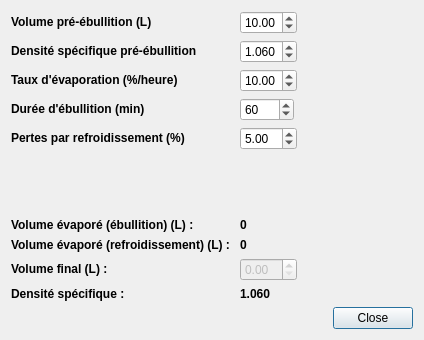
<?xml version="1.0" encoding="UTF-8"?>
<ui version="4.0">
 <class>DialogEvaporation</class>
 <widget class="QDialog" name="DialogEvaporation">
  <property name="geometry">
   <rect>
    <x>0</x>
    <y>0</y>
    <width>424</width>
    <height>340</height>
   </rect>
  </property>
  <property name="windowTitle">
   <string>Evaporation</string>
  </property>
  <layout class="QGridLayout" name="gridLayout">
   <item row="1" column="0">
    <layout class="QFormLayout" name="formLayout">
     <property name="fieldGrowthPolicy">
      <enum>QFormLayout::ExpandingFieldsGrow</enum>
     </property>
     <item row="0" column="0">
      <widget class="QLabel" name="label">
       <property name="text">
        <string>&lt;!DOCTYPE HTML PUBLIC &quot;-//W3C//DTD HTML 4.0//EN&quot; &quot;http://www.w3.org/TR/REC-html40/strict.dtd&quot;&gt;
&lt;html&gt;&lt;head&gt;&lt;meta name=&quot;qrichtext&quot; content=&quot;1&quot; /&gt;&lt;style type=&quot;text/css&quot;&gt;
p, li { white-space: pre-wrap; }
&lt;/style&gt;&lt;/head&gt;&lt;body style=&quot; font-family:'Droid Sans'; font-size:9pt; font-weight:400; font-style:normal;&quot;&gt;
&lt;p style=&quot; margin-top:0px; margin-bottom:0px; margin-left:0px; margin-right:0px; -qt-block-indent:0; text-indent:0px;&quot;&gt;&lt;span style=&quot; font-weight:600;&quot;&gt;Volume pré-ébullition (L)&lt;/span&gt;&lt;/p&gt;&lt;/body&gt;&lt;/html&gt;</string>
       </property>
      </widget>
     </item>
     <item row="0" column="1">
      <widget class="QDoubleSpinBox" name="doubleSpinBoxPreVol">
       <property name="value">
        <double>10.000000000000000</double>
       </property>
      </widget>
     </item>
     <item row="1" column="0">
      <widget class="QLabel" name="label_11">
       <property name="text">
        <string>&lt;!DOCTYPE HTML PUBLIC &quot;-//W3C//DTD HTML 4.0//EN&quot; &quot;http://www.w3.org/TR/REC-html40/strict.dtd&quot;&gt;
&lt;html&gt;&lt;head&gt;&lt;meta name=&quot;qrichtext&quot; content=&quot;1&quot; /&gt;&lt;style type=&quot;text/css&quot;&gt;
p, li { white-space: pre-wrap; }
&lt;/style&gt;&lt;/head&gt;&lt;body style=&quot; font-family:'Droid Sans'; font-size:9pt; font-weight:400; font-style:normal;&quot;&gt;
&lt;p style=&quot; margin-top:0px; margin-bottom:0px; margin-left:0px; margin-right:0px; -qt-block-indent:0; text-indent:0px;&quot;&gt;&lt;span style=&quot; font-weight:600;&quot;&gt;Densité spécifique pré-ébullition&lt;/span&gt;&lt;/p&gt;&lt;/body&gt;&lt;/html&gt;</string>
       </property>
      </widget>
     </item>
     <item row="1" column="1">
      <widget class="QDoubleSpinBox" name="doubleSpinBoxPreSg">
       <property name="decimals">
        <number>3</number>
       </property>
       <property name="minimum">
        <double>1.000000000000000</double>
       </property>
       <property name="maximum">
        <double>1.900000000000000</double>
       </property>
       <property name="singleStep">
        <double>0.001000000000000</double>
       </property>
       <property name="value">
        <double>1.060000000000000</double>
       </property>
      </widget>
     </item>
     <item row="2" column="0">
      <widget class="QLabel" name="label_2">
       <property name="text">
        <string>&lt;!DOCTYPE HTML PUBLIC &quot;-//W3C//DTD HTML 4.0//EN&quot; &quot;http://www.w3.org/TR/REC-html40/strict.dtd&quot;&gt;
&lt;html&gt;&lt;head&gt;&lt;meta name=&quot;qrichtext&quot; content=&quot;1&quot; /&gt;&lt;style type=&quot;text/css&quot;&gt;
p, li { white-space: pre-wrap; }
&lt;/style&gt;&lt;/head&gt;&lt;body style=&quot; font-family:'Droid Sans'; font-size:9pt; font-weight:400; font-style:normal;&quot;&gt;
&lt;p style=&quot; margin-top:0px; margin-bottom:0px; margin-left:0px; margin-right:0px; -qt-block-indent:0; text-indent:0px;&quot;&gt;&lt;span style=&quot; font-weight:600;&quot;&gt;Taux d'évaporation (%/heure)&lt;/span&gt;&lt;/p&gt;&lt;/body&gt;&lt;/html&gt;</string>
       </property>
      </widget>
     </item>
     <item row="2" column="1">
      <widget class="QDoubleSpinBox" name="doubleSpinBoxTauxEvap">
       <property name="value">
        <double>10.000000000000000</double>
       </property>
      </widget>
     </item>
     <item row="3" column="0">
      <widget class="QLabel" name="label_3">
       <property name="text">
        <string>&lt;!DOCTYPE HTML PUBLIC &quot;-//W3C//DTD HTML 4.0//EN&quot; &quot;http://www.w3.org/TR/REC-html40/strict.dtd&quot;&gt;
&lt;html&gt;&lt;head&gt;&lt;meta name=&quot;qrichtext&quot; content=&quot;1&quot; /&gt;&lt;style type=&quot;text/css&quot;&gt;
p, li { white-space: pre-wrap; }
&lt;/style&gt;&lt;/head&gt;&lt;body style=&quot; font-family:'Droid Sans'; font-size:9pt; font-weight:400; font-style:normal;&quot;&gt;
&lt;p style=&quot; margin-top:0px; margin-bottom:0px; margin-left:0px; margin-right:0px; -qt-block-indent:0; text-indent:0px;&quot;&gt;&lt;span style=&quot; font-weight:600;&quot;&gt;Durée d'ébullition (min)&lt;/span&gt;&lt;/p&gt;&lt;/body&gt;&lt;/html&gt;</string>
       </property>
      </widget>
     </item>
     <item row="3" column="1">
      <widget class="QSpinBox" name="spinBoxEbu">
       <property name="maximum">
        <number>1000</number>
       </property>
       <property name="value">
        <number>60</number>
       </property>
      </widget>
     </item>
     <item row="4" column="0">
      <widget class="QLabel" name="label_4">
       <property name="text">
        <string>&lt;!DOCTYPE HTML PUBLIC &quot;-//W3C//DTD HTML 4.0//EN&quot; &quot;http://www.w3.org/TR/REC-html40/strict.dtd&quot;&gt;
&lt;html&gt;&lt;head&gt;&lt;meta name=&quot;qrichtext&quot; content=&quot;1&quot; /&gt;&lt;style type=&quot;text/css&quot;&gt;
p, li { white-space: pre-wrap; }
&lt;/style&gt;&lt;/head&gt;&lt;body style=&quot; font-family:'Droid Sans'; font-size:9pt; font-weight:400; font-style:normal;&quot;&gt;
&lt;p style=&quot; margin-top:0px; margin-bottom:0px; margin-left:0px; margin-right:0px; -qt-block-indent:0; text-indent:0px;&quot;&gt;&lt;span style=&quot; font-weight:600;&quot;&gt;Pertes par refroidissement (%)&lt;/span&gt;&lt;/p&gt;&lt;/body&gt;&lt;/html&gt;</string>
       </property>
      </widget>
     </item>
     <item row="4" column="1">
      <widget class="QDoubleSpinBox" name="doubleSpinBoxTauxRefroi">
       <property name="value">
        <double>5.000000000000000</double>
       </property>
      </widget>
     </item>
     <item row="5" column="0">
      <spacer name="verticalSpacer">
       <property name="orientation">
        <enum>Qt::Vertical</enum>
       </property>
       <property name="sizeHint" stdset="0">
        <size>
         <width>20</width>
         <height>40</height>
        </size>
       </property>
      </spacer>
     </item>
     <item row="6" column="0">
      <widget class="QLabel" name="label_5">
       <property name="text">
        <string>&lt;!DOCTYPE HTML PUBLIC &quot;-//W3C//DTD HTML 4.0//EN&quot; &quot;http://www.w3.org/TR/REC-html40/strict.dtd&quot;&gt;
&lt;html&gt;&lt;head&gt;&lt;meta name=&quot;qrichtext&quot; content=&quot;1&quot; /&gt;&lt;style type=&quot;text/css&quot;&gt;
p, li { white-space: pre-wrap; }
&lt;/style&gt;&lt;/head&gt;&lt;body style=&quot; font-family:'Droid Sans'; font-size:9pt; font-weight:400; font-style:normal;&quot;&gt;
&lt;p style=&quot; margin-top:0px; margin-bottom:0px; margin-left:0px; margin-right:0px; -qt-block-indent:0; text-indent:0px;&quot;&gt;&lt;span style=&quot; font-weight:600;&quot;&gt;Volume évaporé (ébullition) (L) : &lt;/span&gt;&lt;/p&gt;&lt;/body&gt;&lt;/html&gt;</string>
       </property>
      </widget>
     </item>
     <item row="6" column="1">
      <widget class="QLabel" name="labelEvapEbu">
       <property name="text">
        <string>&lt;!DOCTYPE HTML PUBLIC &quot;-//W3C//DTD HTML 4.0//EN&quot; &quot;http://www.w3.org/TR/REC-html40/strict.dtd&quot;&gt;
&lt;html&gt;&lt;head&gt;&lt;meta name=&quot;qrichtext&quot; content=&quot;1&quot; /&gt;&lt;style type=&quot;text/css&quot;&gt;
p, li { white-space: pre-wrap; }
&lt;/style&gt;&lt;/head&gt;&lt;body style=&quot; font-family:'Droid Sans'; font-size:9pt; font-weight:400; font-style:normal;&quot;&gt;
&lt;p style=&quot; margin-top:0px; margin-bottom:0px; margin-left:0px; margin-right:0px; -qt-block-indent:0; text-indent:0px;&quot;&gt;&lt;span style=&quot; font-weight:600;&quot;&gt;0&lt;/span&gt;&lt;/p&gt;&lt;/body&gt;&lt;/html&gt;</string>
       </property>
      </widget>
     </item>
     <item row="7" column="0">
      <widget class="QLabel" name="label_7">
       <property name="text">
        <string>&lt;!DOCTYPE HTML PUBLIC &quot;-//W3C//DTD HTML 4.0//EN&quot; &quot;http://www.w3.org/TR/REC-html40/strict.dtd&quot;&gt;
&lt;html&gt;&lt;head&gt;&lt;meta name=&quot;qrichtext&quot; content=&quot;1&quot; /&gt;&lt;style type=&quot;text/css&quot;&gt;
p, li { white-space: pre-wrap; }
&lt;/style&gt;&lt;/head&gt;&lt;body style=&quot; font-family:'Droid Sans'; font-size:9pt; font-weight:400; font-style:normal;&quot;&gt;
&lt;p style=&quot; margin-top:0px; margin-bottom:0px; margin-left:0px; margin-right:0px; -qt-block-indent:0; text-indent:0px;&quot;&gt;&lt;span style=&quot; font-weight:600;&quot;&gt;Volume évaporé (refroidissement) (L) : &lt;/span&gt;&lt;/p&gt;&lt;/body&gt;&lt;/html&gt;</string>
       </property>
      </widget>
     </item>
     <item row="7" column="1">
      <widget class="QLabel" name="labelEvapRefroi">
       <property name="text">
        <string>&lt;!DOCTYPE HTML PUBLIC &quot;-//W3C//DTD HTML 4.0//EN&quot; &quot;http://www.w3.org/TR/REC-html40/strict.dtd&quot;&gt;
&lt;html&gt;&lt;head&gt;&lt;meta name=&quot;qrichtext&quot; content=&quot;1&quot; /&gt;&lt;style type=&quot;text/css&quot;&gt;
p, li { white-space: pre-wrap; }
&lt;/style&gt;&lt;/head&gt;&lt;body style=&quot; font-family:'Droid Sans'; font-size:9pt; font-weight:400; font-style:normal;&quot;&gt;
&lt;p style=&quot; margin-top:0px; margin-bottom:0px; margin-left:0px; margin-right:0px; -qt-block-indent:0; text-indent:0px;&quot;&gt;&lt;span style=&quot; font-weight:600;&quot;&gt;0&lt;/span&gt;&lt;/p&gt;&lt;/body&gt;&lt;/html&gt;</string>
       </property>
      </widget>
     </item>
     <item row="8" column="0">
      <widget class="QLabel" name="label_9">
       <property name="text">
        <string>&lt;!DOCTYPE HTML PUBLIC &quot;-//W3C//DTD HTML 4.0//EN&quot; &quot;http://www.w3.org/TR/REC-html40/strict.dtd&quot;&gt;
&lt;html&gt;&lt;head&gt;&lt;meta name=&quot;qrichtext&quot; content=&quot;1&quot; /&gt;&lt;style type=&quot;text/css&quot;&gt;
p, li { white-space: pre-wrap; }
&lt;/style&gt;&lt;/head&gt;&lt;body style=&quot; font-family:'Droid Sans'; font-size:9pt; font-weight:400; font-style:normal;&quot;&gt;
&lt;p style=&quot; margin-top:0px; margin-bottom:0px; margin-left:0px; margin-right:0px; -qt-block-indent:0; text-indent:0px;&quot;&gt;&lt;span style=&quot; font-weight:600;&quot;&gt;Volume final (L) : &lt;/span&gt;&lt;/p&gt;&lt;/body&gt;&lt;/html&gt;</string>
       </property>
      </widget>
     </item>
     <item row="9" column="0">
      <widget class="QLabel" name="label_12">
       <property name="text">
        <string>&lt;!DOCTYPE HTML PUBLIC &quot;-//W3C//DTD HTML 4.0//EN&quot; &quot;http://www.w3.org/TR/REC-html40/strict.dtd&quot;&gt;
&lt;html&gt;&lt;head&gt;&lt;meta name=&quot;qrichtext&quot; content=&quot;1&quot; /&gt;&lt;style type=&quot;text/css&quot;&gt;
p, li { white-space: pre-wrap; }
&lt;/style&gt;&lt;/head&gt;&lt;body style=&quot; font-family:'Droid Sans'; font-size:9pt; font-weight:400; font-style:normal;&quot;&gt;
&lt;p style=&quot; margin-top:0px; margin-bottom:0px; margin-left:0px; margin-right:0px; -qt-block-indent:0; text-indent:0px;&quot;&gt;&lt;span style=&quot; font-weight:600;&quot;&gt;Densité spécifique : &lt;/span&gt;&lt;/p&gt;&lt;/body&gt;&lt;/html&gt;</string>
       </property>
      </widget>
     </item>
     <item row="9" column="1">
      <widget class="QLabel" name="labelSg">
       <property name="text">
        <string>&lt;!DOCTYPE HTML PUBLIC &quot;-//W3C//DTD HTML 4.0//EN&quot; &quot;http://www.w3.org/TR/REC-html40/strict.dtd&quot;&gt;
&lt;html&gt;&lt;head&gt;&lt;meta name=&quot;qrichtext&quot; content=&quot;1&quot; /&gt;&lt;style type=&quot;text/css&quot;&gt;
p, li { white-space: pre-wrap; }
&lt;/style&gt;&lt;/head&gt;&lt;body style=&quot; font-family:'Droid Sans'; font-size:9pt; font-weight:400; font-style:normal;&quot;&gt;
&lt;p style=&quot; margin-top:0px; margin-bottom:0px; margin-left:0px; margin-right:0px; -qt-block-indent:0; text-indent:0px;&quot;&gt;&lt;span style=&quot; font-weight:600;&quot;&gt;1.060&lt;/span&gt;&lt;/p&gt;&lt;/body&gt;&lt;/html&gt;</string>
       </property>
      </widget>
     </item>
     <item row="8" column="1">
      <widget class="QDoubleSpinBox" name="doubleSpinBoxVolF">
       <property name="enabled">
        <bool>false</bool>
       </property>
      </widget>
     </item>
    </layout>
   </item>
   <item row="2" column="0">
    <widget class="QDialogButtonBox" name="buttonBox">
     <property name="orientation">
      <enum>Qt::Horizontal</enum>
     </property>
     <property name="standardButtons">
      <set>QDialogButtonBox::Close</set>
     </property>
    </widget>
   </item>
  </layout>
 </widget>
 <resources/>
 <connections>
  <connection>
   <sender>buttonBox</sender>
   <signal>accepted()</signal>
   <receiver>DialogEvaporation</receiver>
   <slot>accept()</slot>
   <hints>
    <hint type="sourcelabel">
     <x>248</x>
     <y>254</y>
    </hint>
    <hint type="destinationlabel">
     <x>157</x>
     <y>274</y>
    </hint>
   </hints>
  </connection>
  <connection>
   <sender>buttonBox</sender>
   <signal>rejected()</signal>
   <receiver>DialogEvaporation</receiver>
   <slot>reject()</slot>
   <hints>
    <hint type="sourcelabel">
     <x>316</x>
     <y>260</y>
    </hint>
    <hint type="destinationlabel">
     <x>286</x>
     <y>274</y>
    </hint>
   </hints>
  </connection>
 </connections>
</ui>
